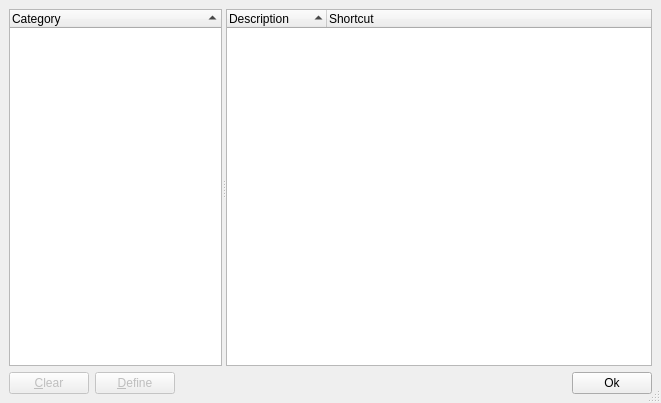
<ui version="4.0" >
 <class>ShortcutConfigBase</class>
 <widget class="QDialog" name="ShortcutConfigBase" >
  <property name="geometry" >
   <rect>
    <x>0</x>
    <y>0</y>
    <width>661</width>
    <height>403</height>
   </rect>
  </property>
  <property name="windowTitle" >
   <string>Configure Keyboard Shortcuts</string>
  </property>
  <property name="sizeGripEnabled" >
   <bool>true</bool>
  </property>
  <layout class="QVBoxLayout" >
   <property name="margin" >
    <number>9</number>
   </property>
   <property name="spacing" >
    <number>6</number>
   </property>
   <item>
    <widget class="QSplitter" name="splitter" >
     <property name="orientation" >
      <enum>Qt::Horizontal</enum>
     </property>
     <widget class="QTreeWidget" name="cgListView" >
      <property name="sizePolicy" >
       <sizepolicy>
        <hsizetype>5</hsizetype>
        <vsizetype>7</vsizetype>
        <horstretch>1</horstretch>
        <verstretch>0</verstretch>
       </sizepolicy>
      </property>
      <property name="minimumSize" >
       <size>
        <width>105</width>
        <height>200</height>
       </size>
      </property>
      <property name="indentation" >
       <number>0</number>
      </property>
      <property name="rootIsDecorated" >
       <bool>false</bool>
      </property>
      <property name="sortingEnabled" >
       <bool>true</bool>
      </property>
      <property name="columnCount" >
       <number>1</number>
      </property>
      <column>
       <property name="text" >
        <string>Category</string>
       </property>
      </column>
     </widget>
     <widget class="QTreeWidget" name="scListView" >
      <property name="sizePolicy" >
       <sizepolicy>
        <hsizetype>7</hsizetype>
        <vsizetype>7</vsizetype>
        <horstretch>2</horstretch>
        <verstretch>0</verstretch>
       </sizepolicy>
      </property>
      <property name="minimumSize" >
       <size>
        <width>170</width>
        <height>230</height>
       </size>
      </property>
      <property name="alternatingRowColors" >
       <bool>true</bool>
      </property>
      <property name="indentation" >
       <number>0</number>
      </property>
      <property name="rootIsDecorated" >
       <bool>false</bool>
      </property>
      <property name="uniformRowHeights" >
       <bool>true</bool>
      </property>
      <property name="sortingEnabled" >
       <bool>true</bool>
      </property>
      <property name="allColumnsShowFocus" >
       <bool>true</bool>
      </property>
      <property name="columnCount" >
       <number>2</number>
      </property>
      <column>
       <property name="text" >
        <string>Description</string>
       </property>
      </column>
      <column>
       <property name="text" >
        <string>Shortcut</string>
       </property>
      </column>
     </widget>
    </widget>
   </item>
   <item>
    <layout class="QHBoxLayout" >
     <property name="margin" >
      <number>0</number>
     </property>
     <property name="spacing" >
      <number>6</number>
     </property>
     <item>
      <widget class="QPushButton" name="clearButton" >
       <property name="enabled" >
        <bool>false</bool>
       </property>
       <property name="text" >
        <string>&amp;Clear</string>
       </property>
       <property name="shortcut" >
        <string>Alt+C</string>
       </property>
      </widget>
     </item>
     <item>
      <widget class="QPushButton" name="defineButton" >
       <property name="enabled" >
        <bool>false</bool>
       </property>
       <property name="text" >
        <string>&amp;Define</string>
       </property>
       <property name="shortcut" >
        <string>Alt+D</string>
       </property>
      </widget>
     </item>
     <item>
      <spacer>
       <property name="orientation" >
        <enum>Qt::Horizontal</enum>
       </property>
       <property name="sizeType" >
        <enum>QSizePolicy::Expanding</enum>
       </property>
       <property name="sizeHint" >
        <size>
         <width>30</width>
         <height>21</height>
        </size>
       </property>
      </spacer>
     </item>
     <item>
      <widget class="QPushButton" name="applyButton" >
       <property name="text" >
        <string>Ok</string>
       </property>
       <property name="shortcut" >
        <string>Alt+A</string>
       </property>
      </widget>
     </item>
    </layout>
   </item>
  </layout>
 </widget>
 <layoutdefault spacing="6" margin="11" />
 <pixmapfunction>qPixmapFromMimeSource</pixmapfunction>
 <resources/>
 <connections/>
</ui>
